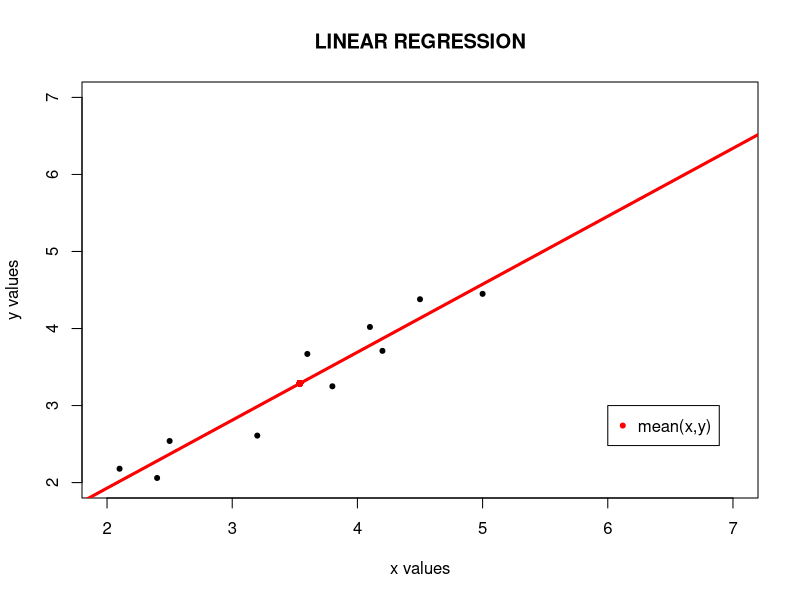

The R source for this figure:
x<-c(2.10, 2.40, 2.50, 3.20, 3.60, 3.80, 4.10, 4.20, 4.50, 5.00)
y<-c(2.18, 2.06, 2.54, 2.61, 3.67, 3.25, 4.02, 3.71, 4.38, 4.45)

plot(x,y,
     pch=20,
     xlab="x values", ylab="y values",
     main="LINEAR REGRESSION",
     xlim=c(2,7),
     ylim=c(2,7))

# b<-sxy/sxx
# a<-y - bx

sxx<-sum(x**2)-(sum(x))**2/length(x)
sxy<-sum(x*y)-(sum(x)*sum(y))/length(x)

b<-sxy/sxx
a<-y - b*x
abline(mean(a), b, col="blue", lty=2, lwd=2) # do mean of alphas 

# show that line passess thru meanx and meany
points(mean(x),mean(y), pch=16, col="red")
legend(6, 3, col="red", "mean(x,y)", pch=20)

lmod<-lm(y~x)
abline(lmod, col="red", lwd=3)

summary(lmod)
